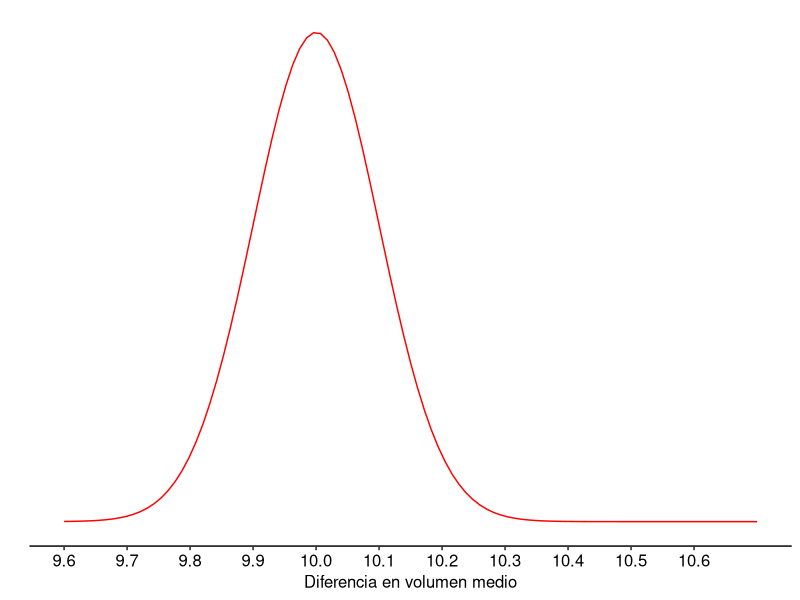
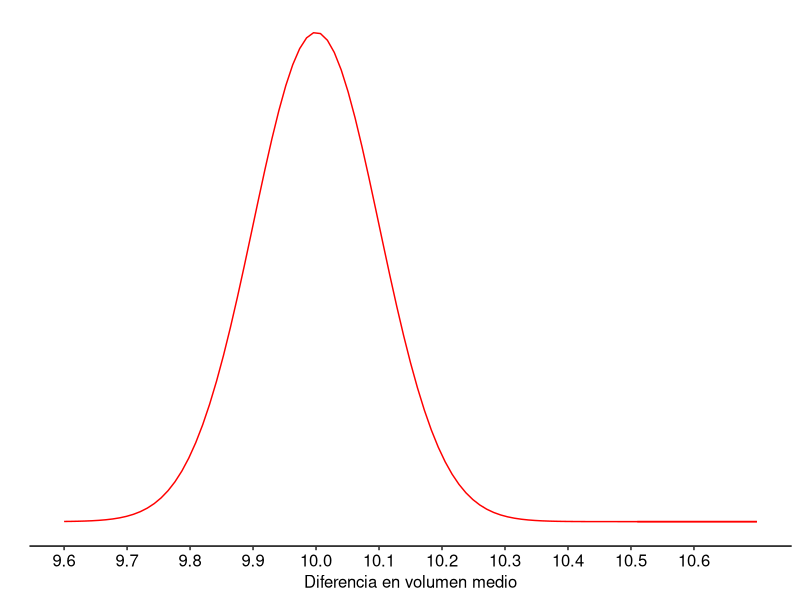
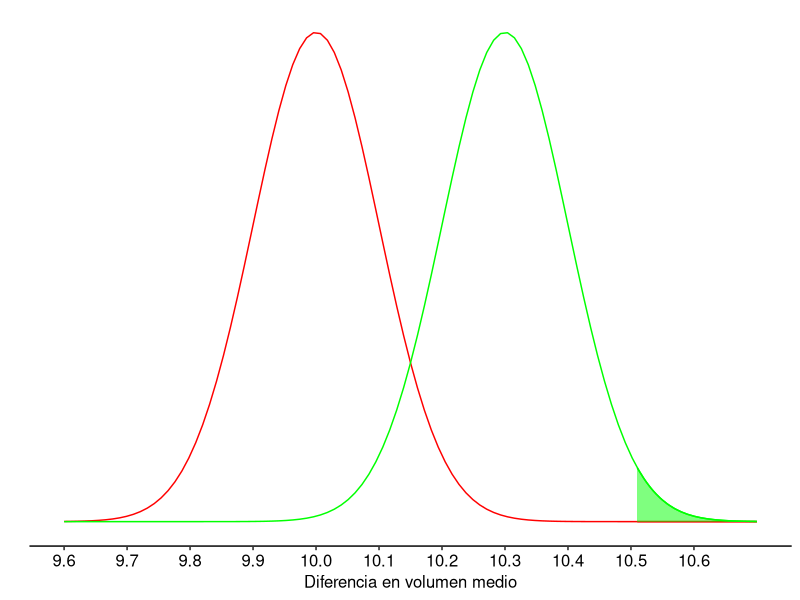
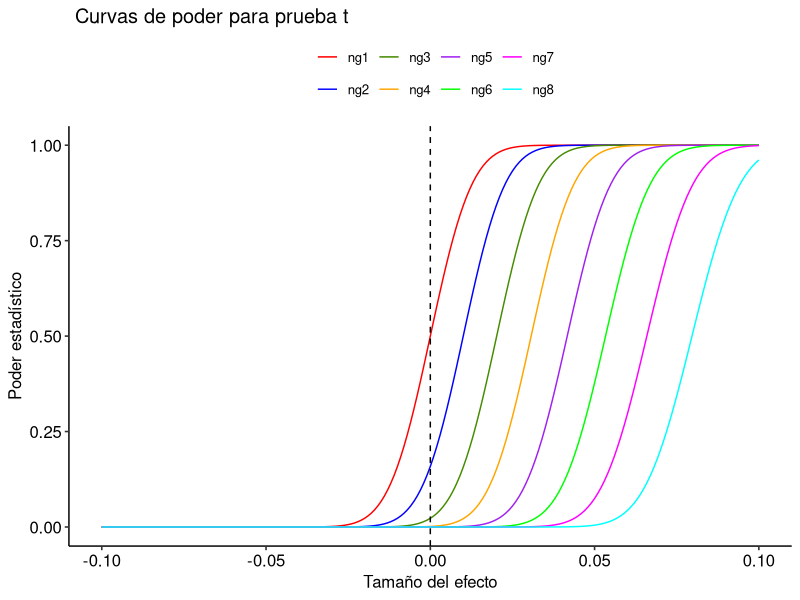

R code for these plots, in order:
## ---- chunk 1
knitr::opts_chunk$set(echo = TRUE)
## ---- chunk 2
# Importacion de Librerias

library(ggpubr)
library(ggplot2)
## ---- chunk 3
# Declaracion de variables

n <- 100
sigma <- 1
error_estandar <- sigma/sqrt(n)
medianula <- 10

# Eje horizontal para grafico
x <- seq(9.6,10.7,0.01)
## ---- chunk 4
# Calculo distribucion normal
y <- dnorm(x, mean=medianula, sd = error_estandar)
datos = data.frame(x,y)

# Grafico
g <- ggplot(data = datos, aes(x))
g <- g + stat_function(fun = dnorm,
                       args = list(mean = medianula, sd = error_estandar),
                       colour = "red")

g <- g + ylab("")
g <- g + scale_y_continuous(breaks = NULL)
g <- g + scale_x_continuous(name = "Diferencia en volumen medio", breaks = seq(9.6,10.6,0.1))
g <- g + theme_pubr()

g
## ---- chunk 5
# Valor indicado en el enunciado
q_crit <- 10.5

# Se pinta el area bajo la curva desde dicho valor 
g <- g + geom_area ( data = subset (datos , x > q_crit ) ,
                       aes ( y = y ) ,
                       colour = "red",
                       fill = "red",
                       alpha = 0.5)
g
## ---- chunk 6
alfa <- pnorm(q_crit, mean = medianula, sd=error_estandar, lower.tail = FALSE)
alfa
## ---- chunk 7
nueva_media_nula = 10.3
# Se mantienen algunos valores y utilizamos el valor de alfa obtenido en la pregunta anterior
sigma <- 1
alfa <- alfa # 2.866516e-07
n <- 100
se <- sigma/sqrt(n)
## ---- chunk 8
# Distribucion normal
y2 = dnorm(x, mean=nueva_media_nula, sd = se)
datos2 = data.frame(x,y2)

# Grafico
g2 <- ggplot(data = datos2, aes(x))
g2 <- g + stat_function(fun = dnorm,
                       args = list(mean = nueva_media_nula, sd = se),
                       colour = "green")

g2 <- g2 + geom_area ( data = subset (datos2 , x > q_crit ) ,
                         aes ( y = y2 ) ,
                         colour = "green",
                         fill = "green",
                         alpha = 0.5)
g2
## ---- chunk 9
beta = 1 - pnorm(q_crit, mean = nueva_media_nula, sd=se, lower.tail = FALSE)
beta
## ---- chunk 10
library ( ggpubr )
library ( tidyverse )

mm1 <- 10.0
mm2 <- 10.1
mm3 <- 10.2
mm4 <- 10.3
mm5 <- 10.4
mm6 <- 10.5
mm7 <- 10.6
mm8 <- 10.7

SE <- sigma/sqrt(n)
#n <- 100
#sd <- 1
sec <- seq(-0.1, 0.1, 0.001)

a1 <- pnorm(mm1, mean = medianula, sd = SE, lower.tail = FALSE)
ng1 <- power.t.test( n = n, delta =sec, sd = SE, sig.level = a1, type = "one.sample", alternative = "one.sided")$power

a2 <- pnorm(mm2, mean = medianula, sd = SE, lower.tail = FALSE)
ng2 <- power.t.test( n = n, delta =sec, sd = SE, sig.level = a2, type = "one.sample", alternative = "one.sided")$power

a3 <- pnorm(mm3, mean = medianula, sd = SE, lower.tail = FALSE)
ng3 <- power.t.test( n = n, delta =sec, sd = SE, sig.level = a3, type = "one.sample", alternative = "one.sided")$power

a4 <- pnorm(mm4, mean = medianula, sd = SE, lower.tail = FALSE)
ng4 <- power.t.test( n = n, delta =sec, sd = SE, sig.level = a4, type = "one.sample", alternative = "one.sided")$power

a5 <- pnorm(mm5, mean = medianula, sd = SE, lower.tail = FALSE)
ng5 <- power.t.test( n = n, delta =sec, sd = SE, sig.level = a5, type = "one.sample", alternative = "one.sided")$power

a6 <- pnorm(mm6, mean = medianula, sd = SE, lower.tail = FALSE)
ng6 <- power.t.test( n = n, delta =sec, sd = SE, sig.level = a6, type = "one.sample", alternative = "one.sided")$power

a7 <- pnorm(mm7, mean = medianula, sd = SE, lower.tail = FALSE)
ng7 <- power.t.test( n = n, delta =sec, sd = SE, sig.level = a7, type = "one.sample", alternative = "one.sided")$power

a8 <- pnorm(mm8, mean = medianula, sd = SE, lower.tail = FALSE)
ng8 <- power.t.test( n = n, delta =sec, sd = SE, sig.level = a8, type = "one.sample", alternative = "one.sided")$power

dt <- data.frame(sec, ng1, ng2, ng3, ng4, ng5, ng6, ng7, ng8)
dt <- dt %>% pivot_longer(!"sec", names_to = "fuente", values_to = "poder")

gp3 <- ggplot(dt, aes(sec, poder, colour=factor(fuente)))
gp3 <- gp3 + geom_line()
gp3 <- gp3 + labs ( colour = "")
gp3 <- gp3+ ylab (" Poder estadístico ")
gp3 <- gp3+ xlab (" Tamaño del efecto ")
gp3 <- gp3 + scale_color_manual ( values =c("red", "blue", "chartreuse4", "orange", "purple", "green", "magenta", "cyan") )
gp3 <- gp3 + theme_pubr ()
gp3 <- gp3 + ggtitle (" Curvas de poder para prueba t ")
gp3 <- gp3 + geom_vline( xintercept = 0 , linetype = "dashed")
gp3

## ---- chunk 11
# Variables
media_muestral <- 10
delta = nueva_media_nula - media_muestral

# Calculo
power.t.test(n = NULL, delta = delta,
             sd = se, sig.level = 0.05, power = 0.8, # sig.level y power definidos en la pregunta
             type = "one.sample",
             alternative = "one.sided")$n
## ---- chunk 12
power.t.test(n = NULL, delta = delta, # Revisar valor de delta que es lo que falta para esta
             sd = se, sig.level = 0.01, power = 0.8,
             type = "one.sample",
             alternative = "one.sided")$n

